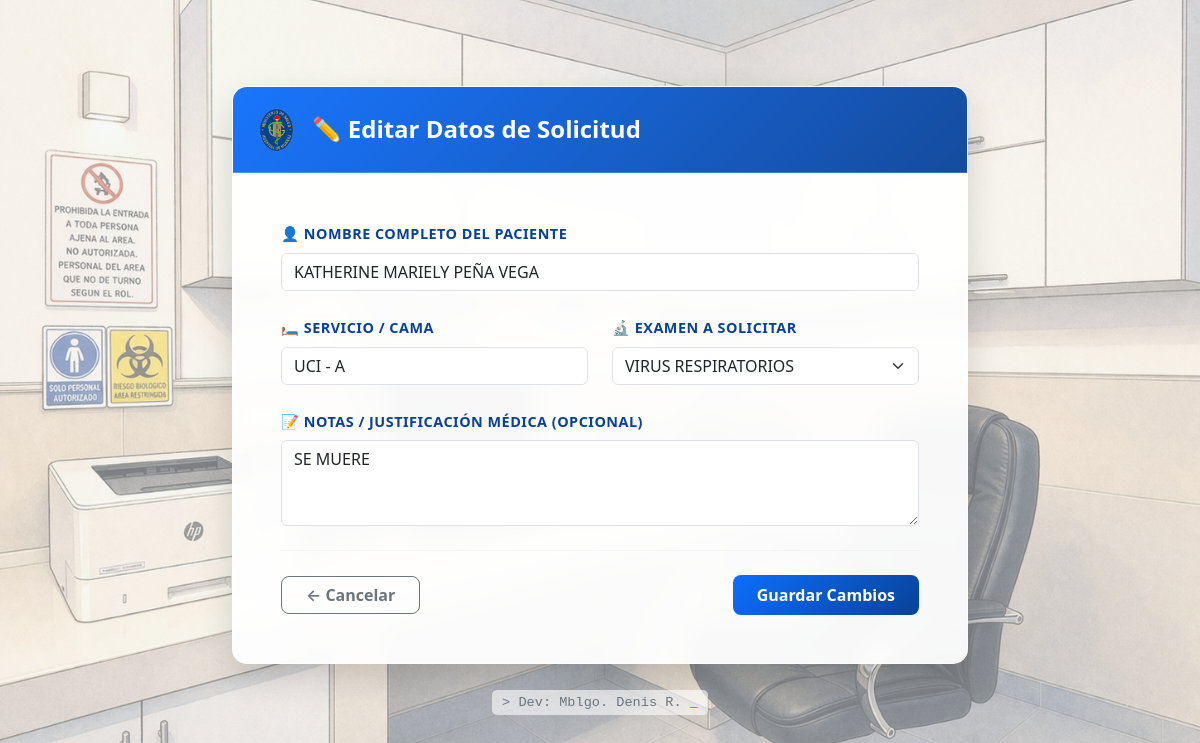
Page /editar-solicitud/2/ (signed in) on the committed database.
### tracking/models.py (models this page shows, shortened)
class OrdenExamen(models.Model):
    ESTADO_CHOICES = [
        ('SOLICITADO', '🔴 Pendiente / Solicitado'),
        ('TOMADO', '🟡 Muestra Tomada'),
        ('ENVIADO', '🔵 Enviado a LIMA/DIRESA'),
        ('RESULTADO', '🟢 Resultado Recibido'),
    ]
    paciente_nombre = models.CharField(max_length=200, verbose_name="Nombre del Paciente")
    cama = models.CharField(max_length=50, verbose_name="Cama / Servicio")
    archivo_resultado = models.FileField(upload_to='resultados_pdf/', blank=True, null=True, verbose_name="PDF del Resultado")
    tipo_examen = models.ForeignKey(CatalogoExamen, on_delete=models.RESTRICT, verbose_name="Tipo de Examen")
    estado = models.CharField(max_length=20, choices=ESTADO_CHOICES, default='SOLICITADO', verbose_name="Estado de la Muestra")
    medico_solicitante = models.ForeignKey(User, on_delete=models.SET_NULL, null=True, verbose_name="Médico Solicitante")
    fecha_solicitud = models.DateTimeField(auto_now_add=True, verbose_name="Fecha y Hora de Solicitud")
    notas = models.TextField(blank=True, null=True, verbose_name="Observaciones / Justificación")
    laboratorista_toma = models.ForeignKey(User, on_delete=models.SET_NULL, null=True, blank=True, related_name='tomas_realizadas')
    laboratorista_envio = models.ForeignKey(User, on_delete=models.SET_NULL, null=True, blank=True, related_name='envios_realizados')
    laboratorista_resultado = models.ForeignKey(User, on_delete=models.SET_NULL, null=True, blank=True, related_name='resultados_subidos')
    class Meta:
        verbose_name = "Orden de Examen"
        verbose_name_plural = "Órdenes de Exámenes"
        ordering = ['-fecha_solicitud']

### tracking/views.py (the view)
# urls.py: path('editar-solicitud/<int:orden_id>/', views.editar_orden, name='editar_orden'),
@login_required(login_url='login')
def editar_orden(request, orden_id):
    if not request.user.is_staff:
        return redirect('dashboard')
    orden = get_object_or_404(OrdenExamen, id=orden_id)
    if request.method == 'POST':
        form = OrdenExamenForm(request.POST, instance=orden)
        if form.is_valid():
            form.save()
            return redirect('dashboard')
    else:
        form = OrdenExamenForm(instance=orden)
    return render(request, 'tracking/editar_orden.html', {'form': form, 'orden': orden})

### tracking/forms.py
class OrdenExamenForm(forms.ModelForm):
    class Meta:
        model = OrdenExamen
        fields = ['paciente_nombre', 'cama', 'tipo_examen', 'notas']
        widgets = {
            'paciente_nombre': forms.TextInput(attrs={'class': 'form-control', 'placeholder': 'Ej. Juan Pérez'}),
            'cama': forms.TextInput(attrs={'class': 'form-control', 'placeholder': 'Ej. Pediatría - Cama 4'}),
            'tipo_examen': forms.Select(attrs={'class': 'form-select'}),
            'notas': forms.Textarea(attrs={'class': 'form-control', 'rows': 3, 'placeholder': 'Justificación o detalle clínico...'}),
        }

### tracking/models.py (called while the page is built)
    def __str__(self):
        return self.nombre

### tracking/templates/tracking/editar_orden.html (shortened to what this page needs)
{% load static %}
<!DOCTYPE html>
<html lang="es">
<head>
    <link href="https://cdn.jsdelivr.net/npm/bootstrap@5.3.0/dist/css/bootstrap.min.css" rel="stylesheet">
</head>
<body>
<div class="container py-5">
    <div class="row justify-content-center">
        <div class="col-md-9 col-lg-8">
            <div class="glass-container">
                <div class="institutional-header">
                    <img src="{% static 'tracking/images/logo-hospital.png' %}" alt="Logo" style="height: 45px;">
                    <h4 class="mb-0 fw-bold">✏️ Editar Datos de Solicitud</h4>
                </div>
                <div class="card-body p-4 p-md-5" style="background: rgba(255,255,255,0.6);">
                    <form method="POST">
                        <div class="mb-4">
                            <label class="form-label">👤 Nombre Completo del Paciente</label>
                            {{ form.paciente_nombre }}
                        </div>
                        <div class="row">
                            <div class="col-md-6 mb-4">
                                <label class="form-label">🛏️ Servicio / Cama</label>
                                {{ form.cama }}
                            </div>
                            <div class="col-md-6 mb-4">
                                <label class="form-label">🔬 Examen a Solicitar</label>
                                {{ form.tipo_examen }}
                            </div>
                        </div>
                        <div class="mb-4">
                            <label class="form-label">📝 Notas / Justificación Médica (Opcional)</label>
                            {{ form.notas }}
                        </div>
                        <hr class="my-4" style="border-color: rgba(0,0,0,0.1);">
                        <div class="d-flex justify-content-between align-items-center">
                            <a href="{% url 'dashboard' %}" class="btn btn-outline-secondary fw-semibold px-4" style="border-radius: 8px;">← Cancelar</a>
                            <button type="submit" class="btn btn-institutional px-4 py-2">Guardar Cambios</button>
                        </div>
                    </form>
                </div>
            </div>
        </div>
    </div>
    <div class="text-center mt-4">
        <span style="font-family: 'Courier New', Courier, monospace; font-size: 0.85rem; color: #6c757d; background: rgba(255,255,255,0.6); padding: 5px 10px; border-radius: 5px; backdrop-filter: blur(5px);">
            > Dev: Mblgo. Denis R. <span class="blinking-cursor">_</span>
        </span>
    </div>
</div>
</body>
</html>

### tracking/templates/tracking/editar_orden.html (style rules this page uses)
.blinking-cursor { font-weight: 900; color: #0d6efd; animation: blink 1s step-end infinite; }

### rows in the picture
OrdenExamen: paciente_nombre "KATHERINE MARIELY PEÑA VEGA", cama "UCI - A", tipo_examen "VIRUS RESPIRATORIOS", notas "SE MUERE"
